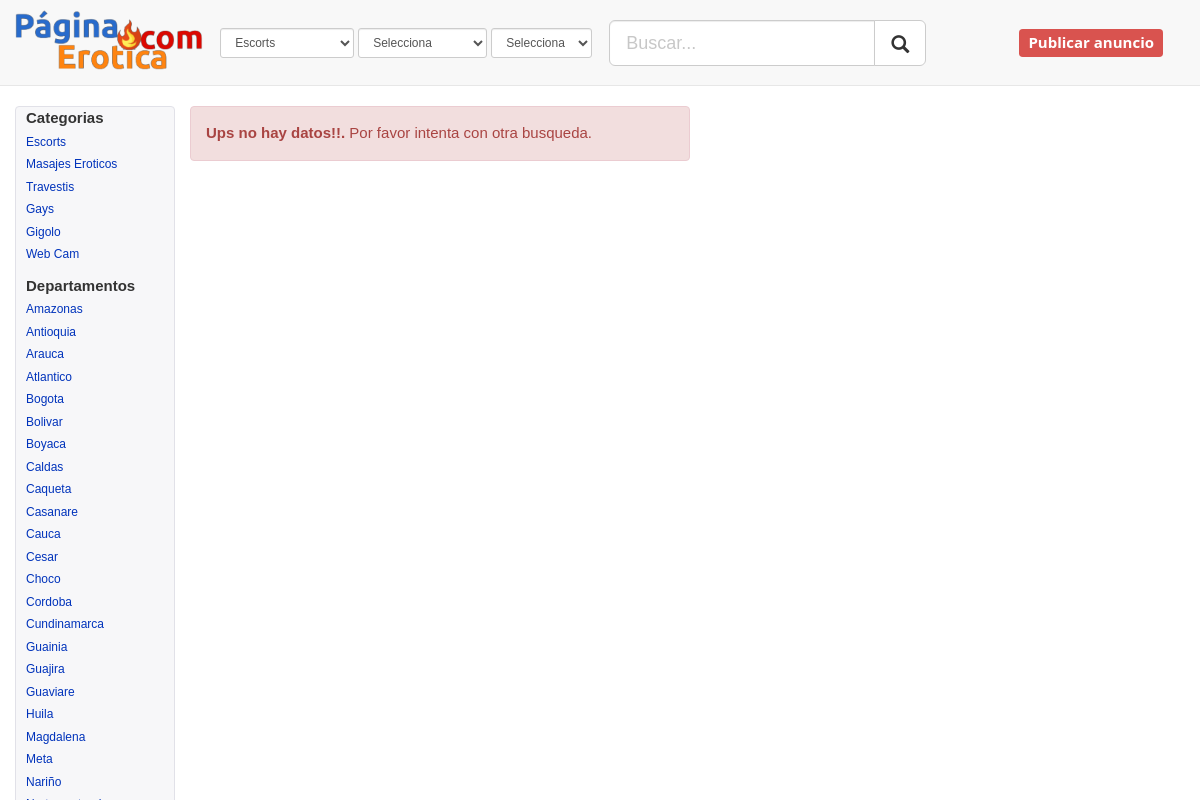
The page / on the database its author committed.
### tables this page shows
CREATE TABLE IF NOT EXISTS `tipo_anuncio` (
  `idtipo_anuncio` INT NOT NULL,
  `tipo` VARCHAR(25) NULL,
  PRIMARY KEY (`idtipo_anuncio`));

CREATE TABLE IF NOT EXISTS `dep` (
  `iddep` INT NOT NULL,
  `nombre` VARCHAR(100) NULL,
  PRIMARY KEY (`iddep`));

### bd/GetDep.php (called while the page is built, shortened)
<?php
class GetDep {
    public function obtenerTipoAnuncio() {
        $pdo = Database::connect();
        $pdo->setAttribute(PDO::ATTR_ERRMODE, PDO::ERRMODE_EXCEPTION);
        $sql = "SELECT * FROM tipo_anuncio";
        $query = $pdo->prepare($sql);
        $query->execute();
        $data = $query->fetchAll();
        if (!empty($data)) {
            return $data;
        } else{
            return false;
        }
    }
    public function obtenerDep() {
        $pdo = Database::connect();
        $pdo->setAttribute(PDO::ATTR_ERRMODE, PDO::ERRMODE_EXCEPTION);
        $sql = "SELECT * FROM dep order by nombre";
        $query = $pdo->prepare($sql);
        $query->execute();
        $data = $query->fetchAll();
        if (!empty($data)) {
            return $data;
        } else{
            return false;
        }
    }
}

### bd/Anuncio.php (called while the page is built, shortened)
<?php
class Anuncio {
    public function construirWhere($cat, $depa, $mun, $buscar){
        $consulta = "";
        $consulta = ($consulta == "")?"":"WHERE ".$consulta;
        return $consulta;
    }
    public function total($cat, $depa, $mun, $buscar) {
        $pdo = Database::connect();
        $pdo->setAttribute(PDO::ATTR_ERRMODE, PDO::ERRMODE_EXCEPTION);
        $consulta = $this->construirWhere($cat, $depa, $mun, $buscar);
        $sql = "SELECT COUNT(*) as total FROM anuncio " . $consulta;
        $query = $pdo->prepare($sql);
        $query->execute();
        $data = $query->fetch(PDO::FETCH_ASSOC);
        if (!empty($data)) {
            return $data['total'];
        }else{
            return 0;
        }
    }
}

### index.php (the view, shortened to what this page needs)
<html>
    <head>
        <link href="bootstrap-3.3.7-dist/css/bootstrap.css" rel="stylesheet" type="text/css"/>
        <link href="css/general.css?v=<?= time(); ?>" rel="stylesheet" type="text/css"/>
        <link href="css/w3.css" rel="stylesheet" type="text/css"/>
    </head>
    <body id="body_index">
        <?php
        $cat = filter_input(INPUT_GET, 'cat');
        $depa = filter_input(INPUT_GET, 'depa');
        $buscar = filter_input(INPUT_GET, 'buscar');
        $mun = filter_input(INPUT_GET, 'mun');
        $idanuncio = filter_input(INPUT_GET, 'idanuncio');
        include 'header.php';
        ?>
        <nav id="izq_panel" >
            <ul>
                <li><b>Categorias</b></li>
                <?php
                foreach ($tipo as $pos => $value) {
                    echo '<li><a href="index.php?cat=' . $value[0] . '">' . $value[1] . '</a> </li>';
                }
                ?>
            </ul>
            <ul>
                <?php
                if (empty($data_mun)) {
                    echo '<li><b>Departamentos</b></li>';
                    foreach ($dep as $pos => $value) {
                        echo '<li><a href="index.php?depa=' . $value[0] . '">' . $value[1] . '</a> </li>';
                    }
                } else {
                    echo '<li><b>Ciudad</b></li>';
                    foreach ($data_mun as $pos => $value) {
                        echo '<li><a href="index.php?mun=' . $value[0] . '">' . $value[2] . '</a> </li>';
                    }
                }
                ?>
            </ul>
        </nav>
        <div id="contenido_1">
            <?php
            if (isset($idanuncio)) {
                include './welcome.php';
            } else {
                include './contenido.php';
            }
            ?>
    </body>
</html>

### header.php (shortened to what this page needs)
<?php
include './bd/GetDep.php';
$ClDep = new GetDep();
$tipo = $ClDep->obtenerTipoAnuncio();
$dep = $ClDep->obtenerDep();
?>
<header>
    <nav class="navbar navbar-default navbar-static-top">
        <div class="container-fluid">
            <div class="navbar-header">
                <a class="navbar-brand" href="index.php">
                    <img src="pag_ima/pagina3.png" alt="pagina erotica" width="254px" height="81px">
                </a>
            </div>
            <div class="collapse navbar-collapse">
                <ul class="nav navbar-nav">
                    <li>
                        <a href="#">
                            <select id="categoria2" class="form-control input-sm">
                                <?php
                                foreach ($tipo as $pos => $value) {
                                    echo '<option value = "' . $value[0] . '">' . $value[1] . '</option>';
                                }
                                ?>
                            </select>
                        </a>
                    </li>
                    <li>
                        <a href="#">
                            <select id="dep2" class="form-control input-sm">
                                <option value = "0">Selecciona</option>
                            </select>
                        </a>
                    </li>
                    <li>
                        <a href="#">
                            <select id="mun2" class="form-control input-sm" style="overflow: hidden; max-width: 120px">
                                <option value = "0">Selecciona</option>
                            </select>
                        </a>
                    </li>
                </ul>
                <form class="navbar-form navbar-left">
                    <div class="input-group input-group-lg">
                        <input id="txt_buscar" type="text" class="form-control" placeholder="Buscar..." >
                        <span class="input-group-btn">
                            <button id="btn_buscar" class="btn btn-default" type="button">
                                <span class="glyphicon glyphicon-search"/>
                            </button>
                        </span>
                    </div>
                </form>
                <ul class="nav navbar-nav navbar-right">
                    <li><a href="#" style="padding-top: 25px !important; margin-right: 35px"><h5 style="font-size: 20px;"> <span class="label label-danger" style="cursor: pointer" onclick="location.href = 'anuncio.php'">Publicar anuncio</span></h5></a></li>
                </ul>
            </div>
        </div>
    </nav>
</header>

### contenido.php (shortened to what this page needs)
<?php
include './bd/Anuncio.php';
$anuncio = new Anuncio();
$total = $anuncio->total($cat, $depa, $mun, $buscar);
$limit = 4;
if ($total > 0) {
    $pages = ceil($total / $limit);
    $page = min($pages, filter_input(INPUT_GET, 'page', FILTER_VALIDATE_INT, array(
        'options' => array(
            'default' => 1,
            'min_range' => 1,
        ),)));
    $offset = ($page - 1) * $limit;
    $start = $offset + 1;
    $end = min(($offset + $limit), $total);
    $datos = $anuncio->getAnuncioXPagina($limit, $offset, $cat, $depa, $mun, $buscar);
    echo '<div class="row">';
    $i = 1;
    if (is_array($datos) || is_object($datos)) {
        foreach ($datos as $pos => $value) {
            $text_ini = 220;
            $titulo = $value['titulo'];
            if (strlen($titulo) >= 100) {
                $titulo = substr($titulo, 0, 97) . '...';
            } else {
                if (strlen($titulo) <= 35) {
                    $text_ini = 290;
                }
            }
            $texto = strip_tags($value['texto']);
            if (strlen($texto) >= $text_ini) {
                $texto = substr($texto, 0, $text_ini) . '...';
            }
            $img = $anuncio->getUrlImage($value['idanuncio']);
            echo '<div class="col-lg-5 ">';
            echo '<div class="panel panel-danger" style="height: 306;">';
            echo '<div class="panel-heading">';
            echo $value['tipo'] . ' - ' . $value['d_nombre'] . ' - ' . $value['m_nombre'];
            echo '</div>';
            echo '<table class="table">';
            echo '<tr>';
            if (is_array($img) || is_object($img)) {
                echo '<td> ';
                echo '<div class="w3-content w3-display-container" style="text-align: center;height: 250px;">';
                echo '<div class="helper"></div>';
                foreach ($img as $pos2 => $url) {
                    echo '<img class="render slides_' . $i . '" src="' . substr($url['url'], 1) . '" alt="...">';
                }
                echo '<a style="opacity: 0.6;" class="w3-btn-floating w3-display-left" onclick="plusDivs_' . $i . '(-1)">&#10094;</a>';
                echo '<a style="opacity: 0.6;" class="w3-btn-floating w3-display-right" onclick="plusDivs_' . $i . '(1)">&#10095;</a>';
                echo '<script type="text/javascript">';
                echo '                            var slide_' . $i . ' = 1;';
                echo '                            showDivs_' . $i . '(slide_' . $i . ');';
                echo '                            plusDivs_' . $i . ' = function (n) {';
                echo '                                showDivs_' . $i . '(slide_' . $i . ' += n);';
                echo '                            };';
                echo '                      function showDivs_' . $i . '(n) {';
                echo '                          var i;';
                echo '                          var x = $(".slides_' . $i . '");';
                echo '                          if (n > x.length) {';
                echo '                              slide_' . $i . ' = 1;';
                echo '                          }';
                echo '                          if (n < 1) {';
                echo '                              slide_' . $i . ' = x.length;';
                echo '                          }';
                echo '                          for (i = 0; i < x.length; i++) {';
                echo '                              x[i].style.display = "none";';
                echo '                          }';
                echo '                          x[slide_' . $i . ' - 1].style.display = "inline-block";';
                echo '                      }';
                echo '                  </script>';
                echo '</div>';
                echo '</td>';
            }
            $altura = $value['altura'];
            $edad = $value['edad'];
            $tarifa = $value['tarifa'];
            $tel = $value['tel'];
            echo '<td class="td_texto">';
            echo '<a class="hand" href="index.php?idanuncio=' . $value['idanuncio'] . '"><b class="f_15">' . $titulo . '</b></a><br>';
            echo '<p class="texto">' . $texto . '</p>';
            if (!empty($edad))
                echo '<b class="f_15">Edad: </b>' . $value['edad'] . '<br>';
            if (!empty($altura))
                echo '<b class="f_15">Altura: </b>' . $altura . '<br>';
            if (!empty($tarifa))
                echo '<b class="f_15">Tarifa minima: </b>' . $value['tarifa'] . '<br>';
            if (!empty($tel))
                echo '<b class="f_15">Tel: </b>' . $value['tel'] . '<br>';
            echo '</td>';
            echo '</tr>';
            echo '</table>';
            echo '</div>';
            echo '</div>';
            $i = $i + 1;
        }
    }
    echo '</div>';
    $prevlink = ($page > 1) ? '<li><a href="?page=1" aria-label="Previous">&laquo;</a> </li> <li><a href="?page=' . ($page - 1) . '" aria-label="Previous">&lsaquo;</a></li>' : '<li class="disabled"><span aria-label="Previous">&laquo;</span> </li> <li class="disabled"><span aria-label="Previous">&lsaquo;</span></li>';
    $nextlink = ($page < $pages) ? '<li><a href="?page=' . ($page + 1) . '" aria-label="Next">&rsaquo;</a> </li> <li><a href="?page=' . $pages . '" title="Last page">&raquo;</a></li>' : '<li class="disabled"><span class="disabled">&rsaquo;</span> </li> <li class="disabled"><span aria-label="Next">&raquo;</span></li>';
    echo '<div class="text-center" style="margin-left: -225px;">';
    echo '<nav aria-label="Page navigation">';
    echo '    <ul class="pagination">';
    echo $prevlink;
    for ($j = max(1, $page - 5); $j <= min($page + 5, $pages); $j++) {
        echo '<li '. (($j == $page)?'class="active"':'' ) . '><a href="?page=' . $j . '">' . $j . '</a></li>';
    }
    echo $nextlink;
    echo '    </ul>';
    echo '</nav>';
    echo '</div>';
} else {
    echo '<div><div class="col-sm-5 alert alert-danger" role="alert"><b>Ups no hay datos!!.</b> Por favor intenta con otra busqueda.</div></div>';
}
echo '</div>';
?>

### css/general.css (style rules this page uses)
.navbar-brand>img { max-height: 100%; height: 100%; width: auto; margin: 0 auto; -o-object-fit: contain; object-fit: contain; }
.navbar-brand, .navbar-nav li a { line-height: 85px; height: 85px; padding-top: 10px; }
.navbar-nav > li > a { padding-top: 28px !important; padding-bottom: 5px !important; padding-right: 2px !important; padding-left: 2px !important; }
.navbar-left { padding-top: 12px !important; }
#izq_panel { float: left; max-width: 170px; margin: 0; background-color: #f7f7f9; border: 1px solid #e1e1e8; border-radius: 4px; left: 15px; position: absolute; width: 160px; }
#izq_panel ul li a { cursor: pointer; font-size: 12px; color: #03b; }
#izq_panel ul { list-style-type: none; padding-left: 10px; }
#contenido_1 { left: 190px; position: absolute; width: 100%; overflow: hidden; }
#body_index { overflow-x: hidden; }

### css/w3.css (style rules this page uses)
html { box-sizing:border-box }
*,*:before,*:after { box-sizing:inherit }
html { -ms-text-size-adjust:100%;-webkit-text-size-adjust:100% }
body { margin:0 }
article,aside,details,figcaption,figure,footer,header,main,menu,nav,section,summary { display:block }
a { background-color:transparent;-webkit-text-decoration-skip:objects }
img { border-style:none }
button,input,select,textarea { font:inherit;margin:0 }
button,input { overflow:visible }
button,select { text-transform:none }
button,html [type=button],[type=reset],[type=submit] { -webkit-appearance:button }
html,body { font-family:Verdana,sans-serif;font-size:15px;line-height:1.5 }
html { overflow-x:hidden }
h1,h2,h3,h4,h5,h6,.w3-slim,.w3-wide { font-family:"Segoe UI",Arial,sans-serif }
h5 { font-size:18px }
h1,h2,h3,h4,h5,h6 { font-weight:400;margin:10px 0 }
img { margin-bottom:-5px }
a { color:inherit }

### rows shown on the page
tipo_anuncio: tipo "Escorts"
tipo_anuncio: tipo "Masajes Eroticos"
tipo_anuncio: tipo "Travestis"
tipo_anuncio: tipo "Gays"
tipo_anuncio: tipo "Gigolo"
tipo_anuncio: tipo "Web Cam"
dep: nombre "Amazonas"
dep: nombre "Antioquia"
dep: nombre "Arauca"
dep: nombre "Atlantico"
dep: nombre "Bogota"
dep: nombre "Bolivar"
dep: nombre "Boyaca"
dep: nombre "Caldas"
dep: nombre "Caqueta"
dep: nombre "Casanare"
dep: nombre "Cauca"
dep: nombre "Cesar"
dep: nombre "Choco"
dep: nombre "Cordoba"
dep: nombre "Cundinamarca"
dep: nombre "Guainia"
dep: nombre "Guajira"
dep: nombre "Guaviare"
dep: nombre "Huila"
dep: nombre "Magdalena"
dep: nombre "Meta"
dep: nombre "Nariño"

### other values the page prints
form field value "Escorts"
